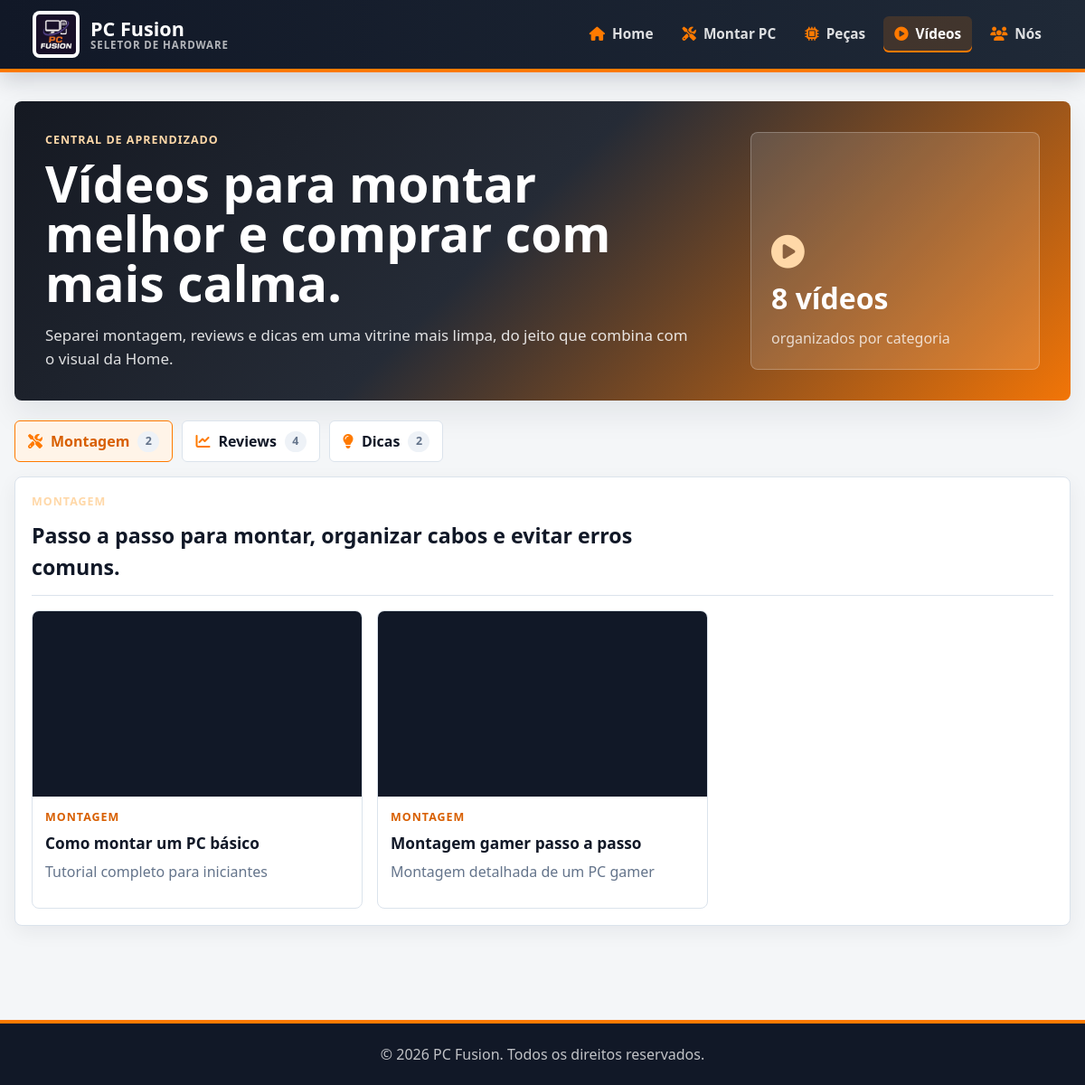
/videos.php, run on the app's committed database.
### tables this page shows
CREATE TABLE IF NOT EXISTS `videos` (
  `id` INT PRIMARY KEY AUTO_INCREMENT,
  `titulo` VARCHAR(200) NOT NULL,
  `categoria` VARCHAR(50) NOT NULL,
  `url_youtube` VARCHAR(255) NOT NULL,
  `descricao` TEXT,
  `data_criacao` TIMESTAMP DEFAULT CURRENT_TIMESTAMP
);

### videos.php (the view, shortened to what this page needs)
<?php
require_once 'config.php';
$categorias_videos = [
    'Montagem' => ['icon' => 'fa-screwdriver-wrench', 'desc' => 'Passo a passo para montar, organizar cabos e evitar erros comuns.'],
    'Reviews' => ['icon' => 'fa-chart-line', 'desc' => 'Análises de peças, desempenho e custo-benefício.'],
    'Dicas' => ['icon' => 'fa-lightbulb', 'desc' => 'Escolhas inteligentes para comprar melhor e gastar menos.'],
];
$videos_por_categoria = [];
foreach (array_keys($categorias_videos) as $cat) {
    $query = "SELECT * FROM videos WHERE categoria = ? ORDER BY data_criacao DESC";
    $stmt = $conn->prepare($query);
    $stmt->bind_param("s", $cat);
    $stmt->execute();
    $result = $stmt->get_result();
    $videos_por_categoria[$cat] = [];
    while ($video = $result->fetch_assoc()) {
        $videos_por_categoria[$cat][] = $video;
    }
}
$total_videos = array_reduce($videos_por_categoria, fn($total, $videos) => $total + count($videos), 0);
$e = fn($valor) => htmlspecialchars((string) $valor, ENT_QUOTES, 'UTF-8');
include 'header.php';
?>
  <main class="video-page">
    <section id="videos" class="video-shell">
      <div class="video-hero">
        <div>
          <p class="eyebrow">Central de aprendizado</p>
          <h1>Vídeos para montar melhor e comprar com mais calma.</h1>
          <p>Separei montagem, reviews e dicas em uma vitrine mais limpa, do jeito que combina com o visual da Home.</p>
        </div>
        <div class="video-hero-panel">
          <i class="fas fa-circle-play"></i>
          <strong><?php echo $total_videos; ?> vídeos</strong>
          <span>organizados por categoria</span>
        </div>
      </div>
      <div class="video-tabs">
        <?php $index = 0; ?>
        <?php foreach ($categorias_videos as $categoria => $meta): ?>
          <?php $tab_id = 'video-tab-' . $index; ?>
          <label for="<?php echo $e($tab_id); ?>">
            <i class="fas <?php echo $e($meta['icon']); ?>"></i>
            <?php echo $e($categoria); ?>
            <span><?php echo count($videos_por_categoria[$categoria]); ?></span>
          </label>
          <?php $index++; ?>
        <?php endforeach; ?>
        <?php $index = 0; ?>
        <?php foreach ($categorias_videos as $categoria => $meta): ?>
          <section class="video-panel" data-panel="<?php echo $index; ?>">
            <div class="panel-heading">
              <div>
                <p class="eyebrow"><?php echo $e($categoria); ?></p>
                <h2><?php echo $e($meta['desc']); ?></h2>
              </div>
            </div>
            <div class="video-grid">
              <?php foreach ($videos_por_categoria[$categoria] as $video): ?>
                <article class="video-card">
                  <div class="video-frame">
                    <iframe
                      src="https://www.youtube.com/embed/<?php echo $e($video['url_youtube']); ?>"
                      title="<?php echo $e($video['titulo']); ?>"
                      loading="lazy"
                      allow="accelerometer; autoplay; clipboard-write; encrypted-media; gyroscope; picture-in-picture; web-share"
                      allowfullscreen>
                    </iframe>
                  </div>
                  <div class="video-info">
                    <span><?php echo $e($categoria); ?></span>
                    <h3><?php echo $e($video['titulo']); ?></h3>
                    <?php if (!empty($video['descricao'])): ?>
                      <p><?php echo $e($video['descricao']); ?></p>
                    <?php endif; ?>
                  </div>
                </article>
              <?php endforeach; ?>
            </div>
          </section>
          <?php $index++; ?>
        <?php endforeach; ?>
      </div>
    </section>
  </main>
<?php include 'footer.php'; ?>

### style.css (style rules this page uses)
:root { --page-bg: #f4f6f8; --surface: #ffffff; --ink: #111827; --muted: #64748b; --line: #dbe3ec; --orange: #ff7a00; --orange-dark: #d85f00; --blue: #0066ff; --shadow: 0 14px 34px rgba(15, 23, 42, 0.08); }
* { box-sizing: border-box; }
html { overflow-x: hidden; }
body { margin: 0; background: var(--page-bg); color: var(--ink); font-family: "Segoe UI", Arial, sans-serif; line-height: 1.5; overflow-x: hidden; }
img, iframe { max-width: 100%; }
.eyebrow { margin: 0 0 10px; color: #ffd8a8; font-size: 0.78rem; font-weight: 900; letter-spacing: 0.08em; text-transform: uppercase; }

### menu.css (style rules this page uses)
:root { --nav-bg: #111827; --nav-bg-2: #1f2937; --nav-text: #ffffff; --nav-muted: rgba(255, 255, 255, 0.68); --nav-line: rgba(255, 255, 255, 0.12); --nav-orange: #ff7a00; --nav-blue: #1976ff; }

### styles2.css (style rules this page uses)
.video-page { width: min(1440px, calc(100% - 32px)); margin: 0 auto; padding: 32px 0 56px; }
.video-shell { display: grid; gap: 22px; }
.video-hero { display: grid; grid-template-columns: minmax(0, 1fr) 320px; gap: 24px; align-items: stretch; padding: 34px; border-radius: 8px; color: #fff; background: linear-gradient(135deg, #151922 0%, #252b36 46%, #f27507 100%); box-shadow: var(--shadow); }
.video-hero h1 { margin: 0; max-width: 860px; font-size: clamp(2.2rem, 4.6vw, 4.5rem); line-height: 1; letter-spacing: 0; }
.video-hero p:not(.eyebrow) { max-width: 720px; margin: 18px 0 0; color: rgba(255, 255, 255, 0.86); font-size: 1.06rem; }
.video-hero-panel { display: flex; flex-direction: column; justify-content: flex-end; gap: 8px; padding: 22px; border: 1px solid rgba(255, 255, 255, 0.24); border-radius: 8px; background: rgba(255, 255, 255, 0.13); }
.video-hero-panel i { color: #ffd8a8; font-size: 2.3rem; }
.video-hero-panel strong { font-size: 2rem; }
.video-hero-panel span { color: rgba(255, 255, 255, 0.76); }
.video-tabs { display: flex; flex-wrap: wrap; gap: 10px; }
.video-tabs label { display: inline-flex; align-items: center; gap: 9px; min-height: 44px; padding: 10px 14px; border: 1px solid var(--line); border-radius: 6px; background: #fff; color: var(--ink); font-weight: 900; cursor: pointer; }
.video-tabs label i { color: var(--orange); }
.video-tabs label span { min-width: 24px; padding: 2px 7px; border-radius: 999px; background: #eef2f7; color: var(--muted); font-size: 0.78rem; text-align: center; }
#video-tab-0:checked + label, #video-tab-1:checked + label, #video-tab-2:checked + label { border-color: var(--orange); background: #fff4e8; color: var(--orange-dark); }
.video-panel { display: none; flex: 0 0 100%; margin-top: 6px; padding: 18px; border: 1px solid var(--line); border-radius: 8px; background: #fff; box-shadow: 0 7px 22px rgba(15, 23, 42, 0.06); }
#video-tab-0:checked ~ .video-panel[data-panel="0"], #video-tab-1:checked ~ .video-panel[data-panel="1"], #video-tab-2:checked ~ .video-panel[data-panel="2"] { display: block; }
.panel-heading { display: flex; justify-content: space-between; gap: 18px; margin-bottom: 16px; padding-bottom: 14px; border-bottom: 1px solid var(--line); }
.panel-heading h2 { margin: 0; max-width: 720px; color: var(--ink); font-size: 1.45rem; }
.video-grid { display: grid; grid-template-columns: repeat(auto-fill, minmax(280px, 1fr)); gap: 16px; }
.video-card { display: flex; flex-direction: column; overflow: hidden; min-height: 330px; border: 1px solid var(--line); border-radius: 8px; background: #fff; }
.video-frame { aspect-ratio: 16 / 9; background: #111827; }
.video-frame iframe { width: 100%; height: 100%; border: 0; display: block; }
.video-info { display: grid; gap: 8px; padding: 14px; }
.video-info span { color: var(--orange-dark); font-size: 0.78rem; font-weight: 900; letter-spacing: 0.08em; text-transform: uppercase; }
.video-info h3 { margin: 0; color: var(--ink); font-size: 1.08rem; line-height: 1.25; }
.video-info p { margin: 0; color: var(--muted); }

### data on the page
videos: categoria "MONTAGEM", titulo "Como montar um PC básico", descricao "Tutorial completo para iniciantes"
videos: categoria "MONTAGEM", titulo "Montagem gamer passo a passo", descricao "Montagem detalhada de um PC gamer"

### other printed values
$item['label'] "Home"
$item['label'] "Montar PC"
$item['label'] "Peças"
$item['label'] "Vídeos"
$item['label'] "Nós"
$total_videos "8"
$e($categoria) "Montagem"
count($videos_por_categoria[$categoria]) "2"
$e($categoria) "Reviews"
count($videos_por_categoria[$categoria]) "4"
$e($categoria) "Dicas"
$e($categoria) "MONTAGEM"
$e($meta['desc']) "Passo a passo para montar, organizar cabos e evitar erros comuns."
SITE_NAME "PC Fusion"
